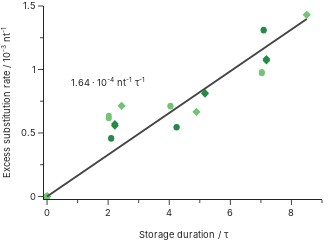

Write notebook code for a chart like this one.
### Code cell
df = data.data[f"overall_error_rates"].copy()
df.drop(df.loc[df['type'] == "delevents"].index, inplace=True)
df.drop(df.loc[df['type'] == "deletions"].index, inplace=True)
df.drop(df.loc[df['type'] == "insertions"].index, inplace=True)


colors = ['#238b45', '#74c476', '#bae4b3']


df['delta_rate'] = df['rate']
for group in df['group'].unique():
    for errortype in df['type'].unique():
        for read in df['read'].unique():
            idata = df.loc[(df['group'] == group) & (df['type'] == errortype) & (df['read'] == read)]
            baseline = df.loc[(df['delta_series_var'] == 0) & (df['group'] == group) & (df['type'] == errortype) & (df['read'] == read), 'rate'].mean()
            df.loc[(df['group'] == group) & (df['type'] == errortype) & (df['read'] == read), 'delta_rate'] -= baseline

df[['prov', 'GC']] = df['group'].str.split("_", expand=True)

fig = px.scatter(
    df, 
    x=df['delta_series_var'], 
    y=df['delta_rate']*1000, 
    color='prov',
    symbol='GC', 
    trendline='ols',
    trendline_scope="overall",
    trendline_options={"add_constant": False},
    trendline_color_override="#444444",
    color_discrete_sequence=['#238b45', '#74c476', '#bae4b3']
)
fig.add_annotation(
    x=2, y=0.9,
    text=f"{10*px.get_trendline_results(fig).px_fit_results[0].params[0]:.2f} · 10<sup>-4</sup> nt<sup>-1</sup> τ<sup>-1</sup>",
    showarrow=False,
    font={'family': "Inter", 'size': 28/3}
)


fig.update_layout(
    template="simple_white", 
    height=220, 
    width=330, 
    showlegend=False, 
    margin=dict(l=0, r=8, t=5, b=0),
    font_family="Inter",
    legend_font_size=28/3,
)
fig.update_xaxes(
    title_text='Storage duration / τ',
    title_font_family="Inter", 
    title_font_size=28/3, 
    range=[-0.1, 9],
    dtick=2,
    minor_ticks="outside", 
    minor_dtick=1,
    tickfont_size=28/3, 
)
fig.update_yaxes(
    title_text='Excess substitution rate / 10<sup>-3</sup> nt<sup>-1</sup>',
    title_font_family="Inter", 
    title_font_size=28/3, 
    range=[-0.02, 1.5],
    dtick=0.5,
    minor_ticks="outside", 
    minor_dtick=0.25,
    tickfont_size=28/3, 
)


fig.show()
fig.write_image("error_rates.svg")

### Figure 1 — Plotly figure (JSON) as saved in the notebook; plotly's stock layout.template omitted (floating-point values rounded to 4 significant figures)
{"data": [{"hovertemplate": "prov=Genscript<br>GC=GCall<br>delta_series_var=%{x}<br>y=%{y}<extra></extra>", "legendgroup": "Genscript, GCall", "marker": {"color": "#238b45", "symbol": "circle"}, "mode": "markers", "name": "Genscript, GCall", "orientation": "v", "showlegend": true, "type": "scatter", "x": [0, 0, 2.1, 2.1, 4.24, 4.24, 7.09, 7.09], "xaxis": "x", "y": [0, 0, 0.4595, 0.4552, 0.5462, 0.5437, 1.308, 1.313], "yaxis": "y"}, {"hovertemplate": "prov=Genscript<br>GC=GCfix<br>delta_series_var=%{x}<br>y=%{y}<extra></extra>", "legendgroup": "Genscript, GCfix", "marker": {"color": "#238b45", "symbol": "diamond"}, "mode": "markers", "name": "Genscript, GCfix", "orientation": "v", "showlegend": true, "type": "scatter", "x": [0, 0, 2.22, 2.22, 5.17, 5.17, 7.18, 7.18], "xaxis": "x", "y": [0, 0, 0.5711, 0.5568, 0.8156, 0.8083, 1.083, 1.071], "yaxis": "y"}, {"hovertemplate": "prov=Twist<br>GC=GCall<br>delta_series_var=%{x}<br>y=%{y}<extra></extra>", "legendgroup": "Twist, GCall", "marker": {"color": "#74c476", "symbol": "circle"}, "mode": "markers", "name": "Twist, GCall", "orientation": "v", "showlegend": true, "type": "scatter", "x": [0, 0, 2.02, 2.02, 4.04, 4.04, 7.03, 7.03], "xaxis": "x", "y": [0, 0, 0.6163, 0.6351, 0.7083, 0.714, 0.9704, 0.9807], "yaxis": "y"}, {"hovertemplate": "prov=Twist<br>GC=GCfix<br>delta_series_var=%{x}<br>y=%{y}<extra></extra>", "legendgroup": "Twist, GCfix", "marker": {"color": "#74c476", "symbol": "diamond"}, "mode": "markers", "name": "Twist, GCfix", "orientation": "v", "showlegend": true, "type": "scatter", "x": [0, 0, 2.44, 2.44, 4.89, 4.89, 8.5, 8.5], "xaxis": "x", "y": [0, 0, 0.7145, 0.7128, 0.6673, 0.6648, 1.431, 1.431], "yaxis": "y"}, {"hovertemplate": "<b>OLS trendline</b><br>y = 0.164427 * delta_series_var<br>R<sup>2</sup>=0.962294<br><br>delta_series_var=%{x}<br>y=%{y} <b>(trend)</b><extra></extra>", "legendgroup": "Overall Trendline", "line": {"color": "#444444"}, "mode": "lines", "name": "Overall Trendline", "showlegend": true, "type": "scatter", "x": [0, 0, 0, 0, 0, 0, 0, 0, 2.02, 2.02, 2.1, 2.1, 2.22, 2.22, 2.44, 2.44, 4.04, 4.04, 4.24, 4.24, 4.89, 4.89, 5.17, 5.17, 7.03, 7.03, 7.09, 7.09, 7.18, 7.18, 8.5, 8.5], "xaxis": "x", "y": [0, 0, 0, 0, 0, 0, 0, 0, 0.3321, 0.3321, 0.3453, 0.3453, 0.365, 0.365, 0.4012, 0.4012, 0.6643, 0.6643, 0.6972, 0.6972, 0.8041, 0.8041, 0.8501, 0.8501, 1.156, 1.156, 1.166, 1.166, 1.181, 1.181, 1.398, 1.398], "yaxis": "y"}], "layout": {"annotations": [{"font": {"family": "Inter", "size": 9.333}, "showarrow": false, "text": "1.64 · 10<sup>-4</sup> nt<sup>-1</sup> τ<sup>-1</sup>", "x": 2, "y": 0.9}], "font": {"family": "Inter"}, "height": 220, "legend": {"font": {"size": 9.333}, "title": {"text": "prov, GC"}, "tracegroupgap": 0}, "margin": {"b": 0, "l": 0, "r": 8, "t": 5}, "showlegend": false, "width": 330, "xaxis": {"anchor": "y", "domain": [0, 1], "dtick": 2, "minor": {"dtick": 1, "ticks": "outside"}, "range": [-0.1, 9], "tickfont": {"size": 9.333}, "title": {"font": {"family": "Inter", "size": 9.333}, "text": "Storage duration / τ"}}, "yaxis": {"anchor": "x", "domain": [0, 1], "dtick": 0.5, "minor": {"dtick": 0.25, "ticks": "outside"}, "range": [-0.02, 1.5], "tickfont": {"size": 9.333}, "title": {"font": {"family": "Inter", "size": 9.333}, "text": "Excess substitution rate / 10<sup>-3</sup> nt<sup>-1</sup>"}}}}
